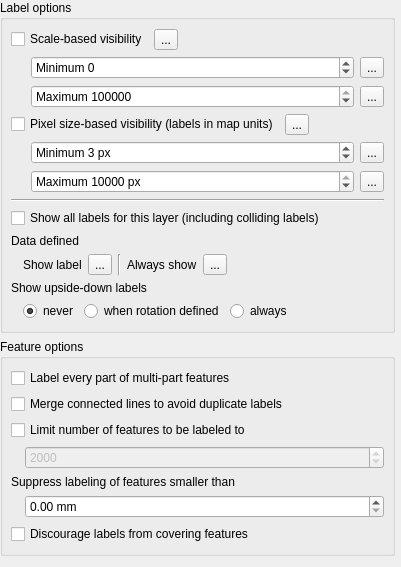
                    <widget class="QWidget" name="scrollAreaWidgetContents_5">
                     <property name="geometry">
                      <rect>
                       <x>0</x>
                       <y>0</y>
                       <width>401</width>
                       <height>510</height>
                      </rect>
                     </property>
                     <layout class="QVBoxLayout" name="verticalLayout_8">
                      <property name="leftMargin">
                       <number>0</number>
                      </property>
                      <property name="topMargin">
                       <number>0</number>
                      </property>
                      <property name="rightMargin">
                       <number>6</number>
                      </property>
                      <item>
                       <widget class="QgsCollapsibleGroupBox" name="mRenderingLabelGrpBx">
                        <property name="title">
                         <string>Label options</string>
                        </property>
                        <property name="syncGroup" stdset="0">
                         <string notr="true">labelrenderinggroup</string>
                        </property>
                        <layout class="QVBoxLayout" name="verticalLayout_16">
                         <property name="leftMargin">
                          <number>8</number>
                         </property>
                         <property name="rightMargin">
                          <number>8</number>
                         </property>
                         <item>
                          <layout class="QGridLayout" name="gridLayout_9">
                           <property name="verticalSpacing">
                            <number>6</number>
                           </property>
                           <item row="0" column="0">
                            <widget class="QCheckBox" name="mScaleBasedVisibilityChkBx">
                             <property name="sizePolicy">
                              <sizepolicy hsizetype="Maximum" vsizetype="Fixed">
                               <horstretch>0</horstretch>
                               <verstretch>0</verstretch>
                              </sizepolicy>
                             </property>
                             <property name="text">
                              <string>Scale-based visibility</string>
                             </property>
                            </widget>
                           </item>
                           <item row="0" column="1">
                            <widget class="QgsDataDefinedButton" name="mScaleBasedVisibilityDDBtn">
                             <property name="text">
                              <string>...</string>
                             </property>
                            </widget>
                           </item>
                           <item row="0" column="2">
                            <spacer name="horizontalSpacer_4">
                             <property name="orientation">
                              <enum>Qt::Horizontal</enum>
                             </property>
                             <property name="sizeHint" stdset="0">
                              <size>
                               <width>0</width>
                               <height>20</height>
                              </size>
                             </property>
                            </spacer>
                           </item>
                           <item row="1" column="0" colspan="3">
                            <widget class="QFrame" name="mScaleBasedVisibilityFrame">
                             <property name="frameShape">
                              <enum>QFrame::NoFrame</enum>
                             </property>
                             <layout class="QGridLayout" name="gridLayout_2">
                              <property name="leftMargin">
                               <number>20</number>
                              </property>
                              <property name="topMargin">
                               <number>0</number>
                              </property>
                              <property name="rightMargin">
                               <number>0</number>
                              </property>
                              <property name="bottomMargin">
                               <number>0</number>
                              </property>
                              <property name="verticalSpacing">
                               <number>6</number>
                              </property>
                              <item row="0" column="0">
                               <widget class="QgsSpinBox" name="mScaleBasedVisibilityMinSpnBx">
                                <property name="sizePolicy">
                                 <sizepolicy hsizetype="MinimumExpanding" vsizetype="Fixed">
                                  <horstretch>0</horstretch>
                                  <verstretch>0</verstretch>
                                 </sizepolicy>
                                </property>
                                <property name="toolTip">
                                 <string>Value &amp;lt; 0 represents a scale closer than 1:1, e.g. -10 = 10:1.&lt;br&gt;Value of 0 disables the specific limit.</string>
                                </property>
                                <property name="prefix">
                                 <string>Minimum </string>
                                </property>
                                <property name="minimum">
                                 <number>-999999999</number>
                                </property>
                                <property name="maximum">
                                 <number>999999999</number>
                                </property>
                                <property name="showClearButton" stdset="0">
                                 <bool>false</bool>
                                </property>
                               </widget>
                              </item>
                              <item row="0" column="1">
                               <widget class="QgsDataDefinedButton" name="mScaleBasedVisibilityMinDDBtn">
                                <property name="text">
                                 <string>...</string>
                                </property>
                               </widget>
                              </item>
                              <item row="1" column="0">
                               <widget class="QgsSpinBox" name="mScaleBasedVisibilityMaxSpnBx">
                                <property name="sizePolicy">
                                 <sizepolicy hsizetype="MinimumExpanding" vsizetype="Fixed">
                                  <horstretch>0</horstretch>
                                  <verstretch>0</verstretch>
                                 </sizepolicy>
                                </property>
                                <property name="toolTip">
                                 <string>Value &amp;lt; 0 represents a scale closer than 1:1, e.g. -10 = 10:1.&lt;br&gt;Value of 0 disables the specific limit.</string>
                                </property>
                                <property name="prefix">
                                 <string>Maximum </string>
                                </property>
                                <property name="minimum">
                                 <number>-999999999</number>
                                </property>
                                <property name="maximum">
                                 <number>999999999</number>
                                </property>
                                <property name="value">
                                 <number>10000000</number>
                                </property>
                                <property name="showClearButton" stdset="0">
                                 <bool>false</bool>
                                </property>
                               </widget>
                              </item>
                              <item row="1" column="1">
                               <widget class="QgsDataDefinedButton" name="mScaleBasedVisibilityMaxDDBtn">
                                <property name="text">
                                 <string>...</string>
                                </property>
                               </widget>
                              </item>
                             </layout>
                            </widget>
                           </item>
                          </layout>
                         </item>
                         <item>
                          <layout class="QGridLayout" name="gridLayout_16">
                           <property name="verticalSpacing">
                            <number>6</number>
                           </property>
                           <item row="0" column="0">
                            <widget class="QCheckBox" name="mFontLimitPixelChkBox">
                             <property name="sizePolicy">
                              <sizepolicy hsizetype="Maximum" vsizetype="Fixed">
                               <horstretch>0</horstretch>
                               <verstretch>0</verstretch>
                              </sizepolicy>
                             </property>
                             <property name="text">
                              <string>Pixel size-based visibility (labels in map units)</string>
                             </property>
                            </widget>
                           </item>
                           <item row="0" column="1">
                            <widget class="QgsDataDefinedButton" name="mFontLimitPixelDDBtn">
                             <property name="text">
                              <string>...</string>
                             </property>
                            </widget>
                           </item>
                           <item row="0" column="2">
                            <spacer name="horizontalSpacer_6">
                             <property name="orientation">
                              <enum>Qt::Horizontal</enum>
                             </property>
                             <property name="sizeHint" stdset="0">
                              <size>
                               <width>0</width>
                               <height>20</height>
                              </size>
                             </property>
                            </spacer>
                           </item>
                           <item row="1" column="0" colspan="3">
                            <widget class="QFrame" name="mFontLimitPixelFrame">
                             <property name="frameShape">
                              <enum>QFrame::NoFrame</enum>
                             </property>
                             <layout class="QGridLayout" name="gridLayout_32">
                              <property name="leftMargin">
                               <number>20</number>
                              </property>
                              <property name="topMargin">
                               <number>0</number>
                              </property>
                              <property name="rightMargin">
                               <number>0</number>
                              </property>
                              <property name="bottomMargin">
                               <number>0</number>
                              </property>
                              <property name="verticalSpacing">
                               <number>6</number>
                              </property>
                              <item row="0" column="0">
                               <widget class="QgsSpinBox" name="mFontMinPixelSpinBox">
                                <property name="sizePolicy">
                                 <sizepolicy hsizetype="MinimumExpanding" vsizetype="Fixed">
                                  <horstretch>0</horstretch>
                                  <verstretch>0</verstretch>
                                 </sizepolicy>
                                </property>
                                <property name="toolTip">
                                 <string>Labels will not show if smaller than this on screen</string>
                                </property>
                                <property name="suffix">
                                 <string> px</string>
                                </property>
                                <property name="prefix">
                                 <string>Minimum </string>
                                </property>
                                <property name="minimum">
                                 <number>1</number>
                                </property>
                                <property name="maximum">
                                 <number>1000</number>
                                </property>
                                <property name="value">
                                 <number>3</number>
                                </property>
                                <property name="showClearButton" stdset="0">
                                 <bool>false</bool>
                                </property>
                               </widget>
                              </item>
                              <item row="0" column="1">
                               <widget class="QgsDataDefinedButton" name="mFontMinPixelDDBtn">
                                <property name="text">
                                 <string>...</string>
                                </property>
                               </widget>
                              </item>
                              <item row="1" column="0">
                               <widget class="QgsSpinBox" name="mFontMaxPixelSpinBox">
                                <property name="sizePolicy">
                                 <sizepolicy hsizetype="MinimumExpanding" vsizetype="Fixed">
                                  <horstretch>0</horstretch>
                                  <verstretch>0</verstretch>
                                 </sizepolicy>
                                </property>
                                <property name="toolTip">
                                 <string>Labels will not show if larger than this on screen</string>
                                </property>
                                <property name="suffix">
                                 <string> px</string>
                                </property>
                                <property name="prefix">
                                 <string>Maximum </string>
                                </property>
                                <property name="minimum">
                                 <number>1</number>
                                </property>
                                <property name="maximum">
                                 <number>10000</number>
                                </property>
                                <property name="value">
                                 <number>10000</number>
                                </property>
                                <property name="showClearButton" stdset="0">
                                 <bool>false</bool>
                                </property>
                               </widget>
                              </item>
                              <item row="1" column="1">
                               <widget class="QgsDataDefinedButton" name="mFontMaxPixelDDBtn">
                                <property name="text">
                                 <string>...</string>
                                </property>
                               </widget>
                              </item>
                             </layout>
                            </widget>
                           </item>
                          </layout>
                         </item>
                         <item>
                          <widget class="Line" name="line_2">
                           <property name="orientation">
                            <enum>Qt::Horizontal</enum>
                           </property>
                          </widget>
                         </item>
                         <item>
                          <widget class="QCheckBox" name="mPalShowAllLabelsForLayerChkBx">
                           <property name="text">
                            <string>Show all labels for this layer (including colliding labels)</string>
                           </property>
                          </widget>
                         </item>
                         <item>
                          <widget class="QFrame" name="mLabelRenderingDDFrame">
                           <property name="frameShape">
                            <enum>QFrame::NoFrame</enum>
                           </property>
                           <property name="frameShadow">
                            <enum>QFrame::Raised</enum>
                           </property>
                           <layout class="QGridLayout" name="gridLayout_5">
                            <property name="margin">
                             <number>0</number>
                            </property>
                            <property name="verticalSpacing">
                             <number>6</number>
                            </property>
                            <item row="1" column="6">
                             <spacer name="horizontalSpacer_23">
                              <property name="orientation">
                               <enum>Qt::Horizontal</enum>
                              </property>
                              <property name="sizeHint" stdset="0">
                               <size>
                                <width>195</width>
                                <height>20</height>
                               </size>
                              </property>
                             </spacer>
                            </item>
                            <item row="1" column="2">
                             <widget class="QgsDataDefinedButton" name="mShowLabelDDBtn">
                              <property name="text">
                               <string>...</string>
                              </property>
                             </widget>
                            </item>
                            <item row="1" column="5">
                             <widget class="QgsDataDefinedButton" name="mAlwaysShowDDBtn">
                              <property name="text">
                               <string>...</string>
                              </property>
                             </widget>
                            </item>
                            <item row="1" column="4">
                             <widget class="QLabel" name="mAlwaysShowLabel">
                              <property name="sizePolicy">
                               <sizepolicy hsizetype="Maximum" vsizetype="Preferred">
                                <horstretch>0</horstretch>
                                <verstretch>0</verstretch>
                               </sizepolicy>
                              </property>
                              <property name="text">
                               <string>Always show</string>
                              </property>
                             </widget>
                            </item>
                            <item row="1" column="1">
                             <widget class="QLabel" name="mShowLabelLabel">
                              <property name="enabled">
                               <bool>true</bool>
                              </property>
                              <property name="sizePolicy">
                               <sizepolicy hsizetype="Maximum" vsizetype="Preferred">
                                <horstretch>0</horstretch>
                                <verstretch>0</verstretch>
                               </sizepolicy>
                              </property>
                              <property name="text">
                               <string>Show label</string>
                              </property>
                             </widget>
                            </item>
                            <item row="1" column="0">
                             <spacer name="horizontalSpacer_10">
                              <property name="orientation">
                               <enum>Qt::Horizontal</enum>
                              </property>
                              <property name="sizeType">
                               <enum>QSizePolicy::Fixed</enum>
                              </property>
                              <property name="sizeHint" stdset="0">
                               <size>
                                <width>6</width>
                                <height>20</height>
                               </size>
                              </property>
                             </spacer>
                            </item>
                            <item row="1" column="3">
                             <widget class="Line" name="line_4">
                              <property name="orientation">
                               <enum>Qt::Vertical</enum>
                              </property>
                             </widget>
                            </item>
                            <item row="0" column="0" colspan="7">
                             <widget class="QLabel" name="label_3">
                              <property name="text">
                               <string>Data defined</string>
                              </property>
                             </widget>
                            </item>
                           </layout>
                          </widget>
                         </item>
                         <item>
                          <widget class="QFrame" name="mUpsidedownFrame">
                           <layout class="QGridLayout" name="gridLayout">
                            <property name="margin">
                             <number>0</number>
                            </property>
                            <property name="verticalSpacing">
                             <number>6</number>
                            </property>
                            <item row="1" column="3">
                             <widget class="QRadioButton" name="mUpsidedownRadioAll">
                              <property name="text">
                               <string>always</string>
                              </property>
                             </widget>
                            </item>
                            <item row="1" column="1">
                             <widget class="QRadioButton" name="mUpsidedownRadioOff">
                              <property name="sizePolicy">
                               <sizepolicy hsizetype="Maximum" vsizetype="Fixed">
                                <horstretch>0</horstretch>
                                <verstretch>0</verstretch>
                               </sizepolicy>
                              </property>
                              <property name="text">
                               <string>never</string>
                              </property>
                              <property name="checked">
                               <bool>true</bool>
                              </property>
                             </widget>
                            </item>
                            <item row="1" column="2">
                             <widget class="QRadioButton" name="mUpsidedownRadioDefined">
                              <property name="sizePolicy">
                               <sizepolicy hsizetype="Maximum" vsizetype="Fixed">
                                <horstretch>0</horstretch>
                                <verstretch>0</verstretch>
                               </sizepolicy>
                              </property>
                              <property name="text">
                               <string>when rotation defined</string>
                              </property>
                             </widget>
                            </item>
                            <item row="1" column="0">
                             <spacer name="horizontalSpacer_3">
                              <property name="orientation">
                               <enum>Qt::Horizontal</enum>
                              </property>
                              <property name="sizeType">
                               <enum>QSizePolicy::Fixed</enum>
                              </property>
                              <property name="sizeHint" stdset="0">
                               <size>
                                <width>6</width>
                                <height>20</height>
                               </size>
                              </property>
                             </spacer>
                            </item>
                            <item row="0" column="0" colspan="4">
                             <widget class="QLabel" name="mUpsidedownLabel">
                              <property name="text">
                               <string>Show upside-down labels</string>
                              </property>
                             </widget>
                            </item>
                           </layout>
                          </widget>
                         </item>
                        </layout>
                       </widget>
                      </item>
                      <item>
                       <widget class="QgsCollapsibleGroupBox" name="mRenderingFeaturesGrpBx">
                        <property name="title">
                         <string>Feature options</string>
                        </property>
                        <property name="syncGroup" stdset="0">
                         <string notr="true">labelrenderinggroup</string>
                        </property>
                        <layout class="QVBoxLayout" name="verticalLayout">
                         <property name="leftMargin">
                          <number>8</number>
                         </property>
                         <property name="rightMargin">
                          <number>8</number>
                         </property>
                         <item>
                          <widget class="QCheckBox" name="chkLabelPerFeaturePart">
                           <property name="text">
                            <string>Label every part of multi-part features</string>
                           </property>
                          </widget>
                         </item>
                         <item>
                          <widget class="QCheckBox" name="chkMergeLines">
                           <property name="text">
                            <string>Merge connected lines to avoid duplicate labels</string>
                           </property>
                          </widget>
                         </item>
                         <item>
                          <widget class="QFrame" name="mLimitLabelFrame">
                           <layout class="QGridLayout" name="gridLayout_20">
                            <property name="margin">
                             <number>0</number>
                            </property>
                            <property name="verticalSpacing">
                             <number>6</number>
                            </property>
                            <item row="1" column="0">
                             <spacer name="verticalSpacer_8">
                              <property name="orientation">
                               <enum>Qt::Horizontal</enum>
                              </property>
                              <property name="sizeType">
                               <enum>QSizePolicy::Fixed</enum>
                              </property>
                              <property name="sizeHint" stdset="0">
                               <size>
                                <width>8</width>
                                <height>0</height>
                               </size>
                              </property>
                             </spacer>
                            </item>
                            <item row="1" column="1">
                             <widget class="QgsSpinBox" name="mLimitLabelSpinBox">
                              <property name="enabled">
                               <bool>false</bool>
                              </property>
                              <property name="toolTip">
                               <string>Number of features sent to labeling engine, though not all may be labeled</string>
                              </property>
                              <property name="minimum">
                               <number>0</number>
                              </property>
                              <property name="maximum">
                               <number>999999999</number>
                              </property>
                              <property name="value">
                               <number>2000</number>
                              </property>
                              <property name="showClearButton" stdset="0">
                               <bool>false</bool>
                              </property>
                             </widget>
                            </item>
                            <item row="0" column="0" colspan="2">
                             <widget class="QCheckBox" name="mLimitLabelChkBox">
                              <property name="text">
                               <string>Limit number of features to be labeled to</string>
                              </property>
                             </widget>
                            </item>
                           </layout>
                          </widget>
                         </item>
                         <item>
                          <widget class="QFrame" name="mMinSizeFrame">
                           <layout class="QGridLayout" name="gridLayout_21">
                            <property name="margin">
                             <number>0</number>
                            </property>
                            <property name="verticalSpacing">
                             <number>6</number>
                            </property>
                            <item row="1" column="0">
                             <spacer name="horizontalSpacer_20">
                              <property name="orientation">
                               <enum>Qt::Horizontal</enum>
                              </property>
                              <property name="sizeType">
                               <enum>QSizePolicy::Fixed</enum>
                              </property>
                              <property name="sizeHint" stdset="0">
                               <size>
                                <width>8</width>
                                <height>0</height>
                               </size>
                              </property>
                             </spacer>
                            </item>
                            <item row="1" column="1">
                             <widget class="QgsDoubleSpinBox" name="mMinSizeSpinBox">
                              <property name="suffix">
                               <string> mm</string>
                              </property>
                             </widget>
                            </item>
                            <item row="0" column="0" colspan="2">
                             <widget class="QLabel" name="label_19">
                              <property name="text">
                               <string>Suppress labeling of features smaller than</string>
                              </property>
                             </widget>
                            </item>
                           </layout>
                          </widget>
                         </item>
                         <item>
                          <widget class="QCheckBox" name="chkNoObstacle">
                           <property name="enabled">
                            <bool>true</bool>
                           </property>
                           <property name="text">
                            <string>Discourage labels from covering features</string>
                           </property>
                          </widget>
                         </item>
                        </layout>
                       </widget>
                      </item>
                      <item>
                       <spacer name="verticalSpacer_5">
                        <property name="orientation">
                         <enum>Qt::Vertical</enum>
                        </property>
                        <property name="sizeHint" stdset="0">
                         <size>
                          <width>20</width>
                          <height>0</height>
                         </size>
                        </property>
                       </spacer>
                      </item>
                     </layout>
                    </widget>
